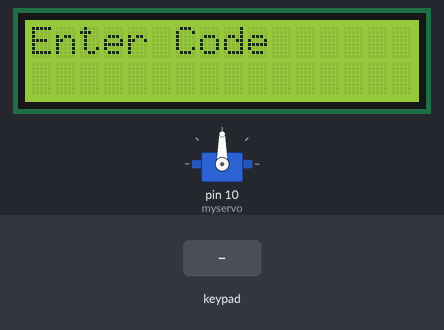
Recording of a sketch running on a simulated Arduino Uno, built with avr-gcc and run on an emulated ATmega328P. Parts: servo, 16×2 character LCD. The test bench sets the inputs (shaded band). What the sketch prints to the serial monitor is not drawn.

Above: at 3.3 s.
3.4 s: keypad keys 1 2 3 pressed 0.4 s apart
At 3.61 s:
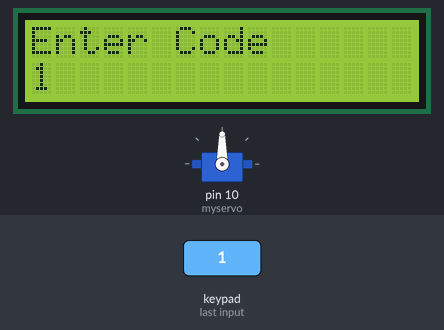
7.6 s: key 'A' pressed
10.6 s: key 'B' pressed
At 12.6 s:
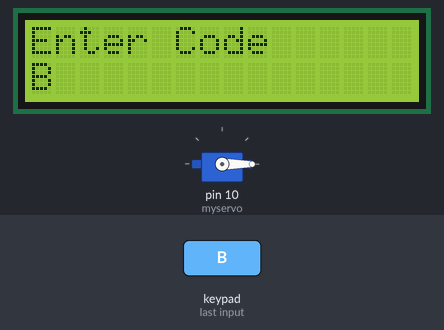
13.4 s: keypad keys 1 2 3 # pressed 0.4 s apart
At 17.7 s:
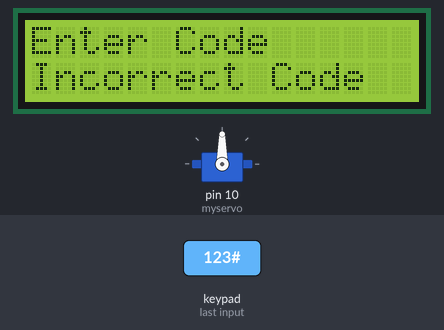
21.0 s: key 'C' pressed
24.0 s: key '*' pressed
At 26.6 s:
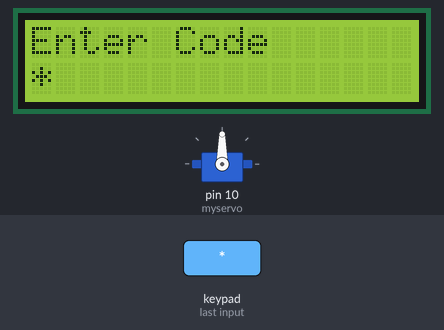
Timing chart, 0 to 27.6 s (numbered marks = the images above; inputs shaded):
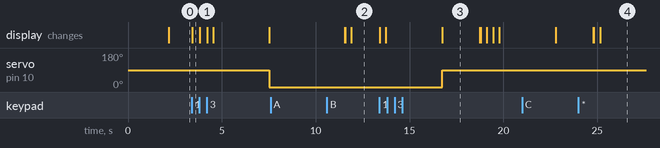

The sketch:

smart_lock.ino
```cpp
#include <Keypad.h>
#include <Servo.h>
#include <Wire.h>
#include <LiquidCrystal_I2C.h>

LiquidCrystal_I2C lcd(0x27,16,2);


#define codeLength 4
Servo myservo;

char Code[codeLength];
char Password[codeLength] = "123"; //make password *
byte keyCount = 0; //counts keys pressed *

const byte ROWS = 4; //four rows
const byte COLS = 4; //four columns
char keys[ROWS][COLS] = { //map rows and columns to buttons on keypad *
  {'1','2','3','A'},
  {'4','5','6','B'},
  {'7','8','9','C'},
  {'#','0','*','D'}
};

byte rowPins[ROWS] = {9, 8, 7, 6}; //connect to the row pinouts of the keypad
byte colPins[COLS] = {5, 4, 3, 2}; //connect to the column pinouts of the keypad

Keypad keypad = Keypad(makeKeymap(keys), rowPins, colPins, ROWS, COLS); //mapping keys to pins

void setup(){
  Serial.begin(9600);
  myservo.attach(10); //attach the servo at pin 10*
  lcd.init();                      // initialize the lcd
  lcd.init();
  // Print a message to the LCD.
  lcd.backlight();
  lcd.setCursor(0,0);
  lcd.print("Smart Lock");
  lcd.setCursor(0,1);
  lcd.print("By Shivang");
  delay(2000);
  lcd.clear();
}

void loop(){
  char key = keypad.getKey();
    lcd.setCursor(0,0);
    lcd.print("Enter Code");
  if (key){
    //Serial.println(key); USE THIS FOR TESTING
    Code[keyCount] = key; //add to key count when we press a button, store in the array*
    Serial.print(Code[keyCount]); //USE THIS FOR WHEN DOING REAL CODE
    lcd.setCursor(0,1);
    lcd.print(Code[keyCount]);
    keyCount++;
    delay(300);
  }

  if (keyCount == codeLength-1) { //checking when to see if code length is achieved
    Serial.println("   ");

    lcd.setCursor(0,1);
    lcd.print("    ");
    //delay(200);
    lcd.clear();

    lcd.setCursor(0,0);
    lcd.print("Enter Code");
     delay(3000);
    if(!strcmp(Code,Password)){ //string compare - is input keys the same as the keys pressed
      Serial.println("Correct");
      lcd.setCursor(0,1);
      lcd.print("Correct");
      myservo.write(0); //unlock
      delay(4000);
      lcd.clear();

    }
    else{
      Serial.println("Incorrect");
      lcd.setCursor(0,1);
      lcd.print("Incorrect Code");
      myservo.write(90); //lock
      delay (2000);
      lcd.clear();
    }
  deleteCount();
  }
}

void deleteCount(){
  while (keyCount !=0) { //!= not equal to
    Code[keyCount --]=0;
  }
  return;
}
```

Measured:
- after the input at 3.4 s, servo on pin 10 (myservo): 90° → 0° after 4.1 s; the display: changes at once (image 1)
- after the input at 7.6 s, every drawn part: stays the same
- after the input at 10.6 s, the display: first differs from a run without the input after 1.3 s (image 2)
- after the input at 13.4 s, servo on pin 10 (myservo): 0° → 90° after 3.3 s; the display: first changes at once (image 3 shows a later state)
- after the input at 24.0 s, the display: first differs from a run without the input after 1.2 s (image 4)
- what the display in image 3 shows lasts 2.1 s, from 16.7 s to 18.8 s
